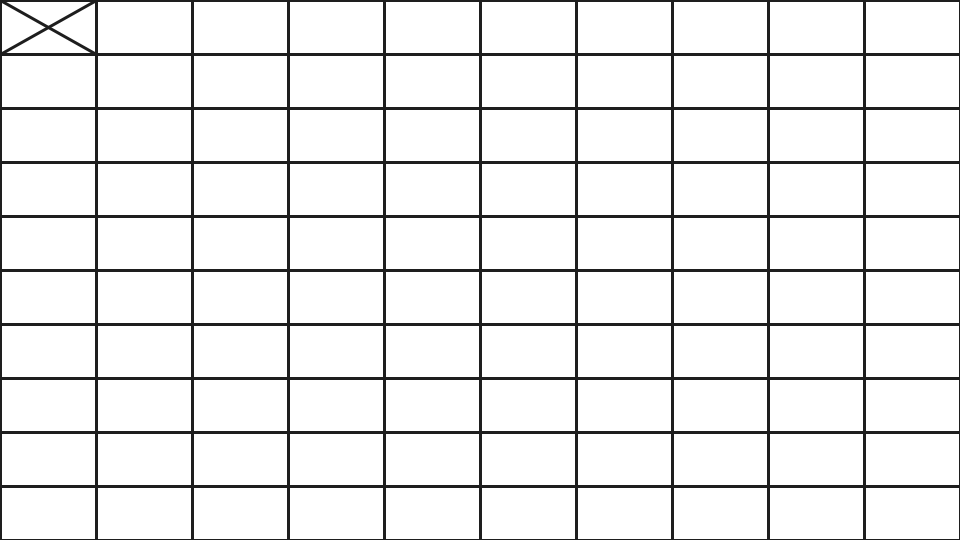
Frame 1 (no input)
Frame 60 (the mouse pressed at the canvas centre just before this capture): identical to frame 1, image omitted
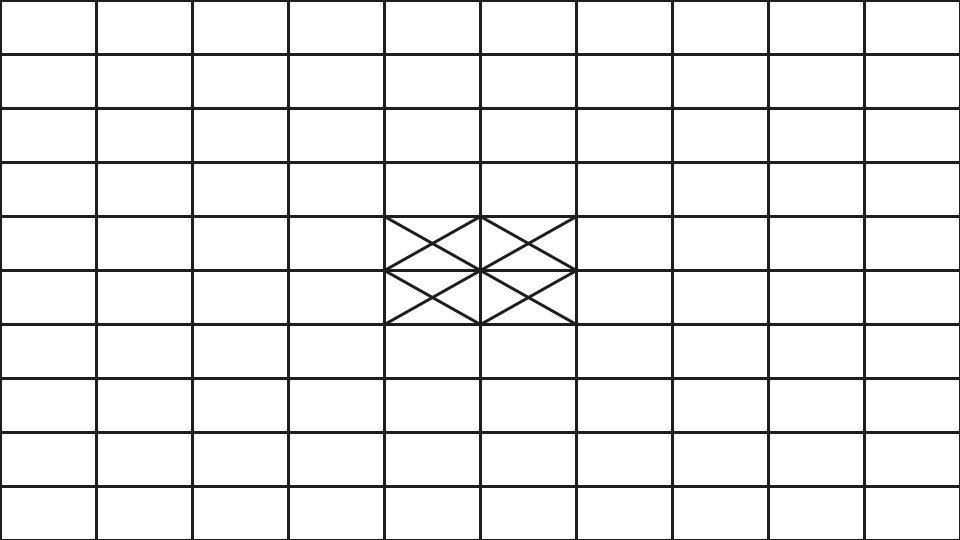
Frame 120 (the mouse held since frame 60 and released just before this capture)

The Processing sketch that drew these frames (run headless with seeded random() and noise(); from frame 60 on, the mouse is pressed at the canvas centre):

// Processing sketch: sketch09
// ── sketch09.pde
int boxW, boxH;

void setup() {
  size(960, 540);
  noFill();
  stroke(30);
  strokeWeight(3);
  boxW = width/10;
  boxH = height/10;
}

void draw() {
  background(255);

  for (int x = 0; x < 10; x++) {
    for (int y = 0; y < 10; y++) {
      // マウスと重なっている長方形に×を描画
      if (mouseX >= x*boxW && mouseX <= x*boxW+boxW && mouseY >= y*boxH && mouseY <= y*boxH+boxH) {
        line(x*boxW, y*boxH, x*boxW+boxW, y*boxH+boxH);
        line(x*boxW, y*boxH+boxH, x*boxW+boxW, y*boxH);
      }
      rect(x*boxW, y*boxH, boxW, boxH);
    }
  }
}
